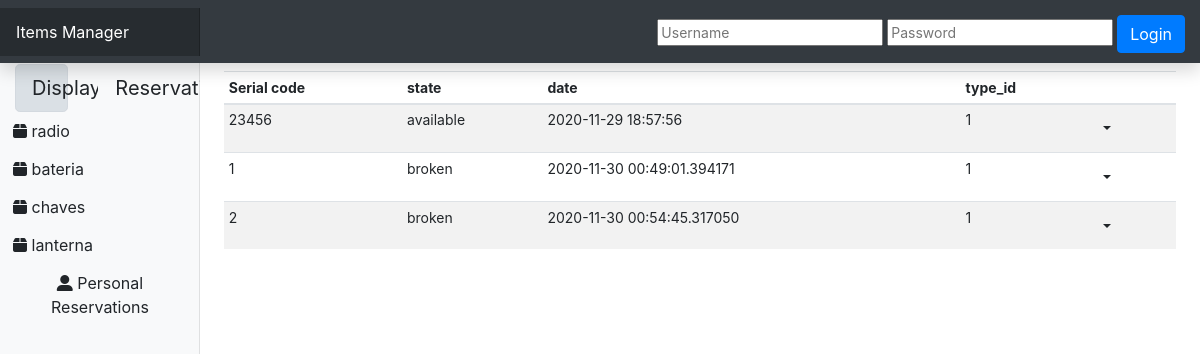
The page /display/1 on the database its author committed.
### models.py (models this page shows)
class ItemType(db.Model):
    id = db.Column(db.Integer, primary_key=True)
    item_name = db.Column(db.String(100), nullable=False)
    item_description = db.Column(db.Text)
    items = db.relationship('Item', backref='item_type', lazy=True)

class Item(db.Model):
    id = db.Column(db.Integer, primary_key=True)
    serial_nr = db.Column(db.Integer, unique=True, nullable=False)
    state = db.Column(db.String(50), nullable=False)
    date_inserted = db.Column(db.DateTime, nullable=False, default=datetime.utcnow)
    date_updated = db.Column(db.DateTime, onupdate=datetime.utcnow)
    item_type_id = db.Column(db.Integer, db.ForeignKey('item_type.id'), nullable=False)

### views.py (the view)
@app.route("/display/<item_type>")
def display(item_type):
    loginForm = LoginForm()
    all_item_type = ItemType.query.all()
    item_type_selected = ItemType.query.filter_by(item_name=item_type).all()
    if len(item_type_selected) > 0:
        item_type_selected = item_type_selected[0]
    else:
        item_type_selected = ItemType.query.all()[0]
    item_list = Item.query.filter_by(item_type_id=item_type_selected.id).all()
    return render_template(
        'dashindex.html',
        item_type_list=all_item_type,
        item_type_selected=item_type_selected,
        item_display_list=item_list,
        disp=display,
        form=loginForm,
    )

### views.py
class LoginForm(FlaskForm):
    sp_uname = StringField('Username', validators=[DataRequired()])
    sp_pass = PasswordField('Password', validators=[DataRequired()])

### views.py (called while the page is built)
@app.before_request
def before_request():
    username = session.get('username')
    password = session.get('password')
    if password:
        if users.get(username) and users.get(username).get('password') == password:
            g.user = users.get(username)
        else:
            g.user = {}
    else:
        g.user = {}

### templates/dashindex.html (shortened to what this page needs)
<!DOCTYPE html>
<html lang="en">
<head>
    <link
            rel="stylesheet"
            href="https://cdn.jsdelivr.net/npm/bootstrap@4.5.3/dist/css/bootstrap.min.css"
    />
    <link href="static/dashboard.css" rel="stylesheet"/>
</head>
<body>
<nav
        class="navbar navbar-dark sticky-top bg-dark flex-md-nowrap p-0 shadow"
>
    <a class="navbar-brand col-md-3 col-lg-2 mr-0 px-3" href="#"
    >Items Manager</a
    >
    <div style="padding: 15px 15px 10px">
        <form action="{{ url_for('login') }}" method="POST">
            {{ form.sp_uname(placeholder="Username") }}
            {{ form.sp_pass(placeholder="Password") }}
            <button class="btn btn-primary" type="submit">Login</button>
        </form>
    </div>
</nav>
<div class="container-fluid">
    <div class="row">
        <nav
                id="sidebarMenu"
                class="col-md-3 col-lg-2 d-md-block bg-light sidebar collapse"
        >
            <div class="sidebar-sticky pt-3">
                <ul class="nav flex-column">
                    <div
                            class="dispres container btn-group bt-group-lg"
                            role="group"
                            aria-label="Button group"
                    >
                        <div class="row">
                            {% if item_display_list %}
                            <li class="display col-md-5">
                                <a
                                        class="btn btn-light btn-block btn-lg active"
                                        href="{{ url_for('display', item_type=item_type_list.item_name)}}"
                                        role="button"
                                >
                                    Display
                                </a>
                            </li>
                            {% endif %} {% if reservation_list %}
                            <li class="resevation col-md-5">
                                <a
                                        class="btn btn-light btn-lg btn-block active"
                                        href="{{ url_for('reservation', item_type=item_type_list.item_name)}}"
                                        role="button"
                                >
                                    Reservation
                                </a>
                            </li>
                            {% else %}
                            <li class="resevation col-md-5">
                                <a
                                        class="btn btn-light btn-lg btn-block"
                                        href="{{ url_for('reservation', item_type=item_type_list.item_name)}}    "
                                        role="button"
                                >
                                    Reservation
                                </a>
                            </li>
                            {% endif %}
                        </div>
                    </div>
                    {% for item_type in item_type_list -%}
                    <li class="nav-item">
                        <a
                                class="btn"
                                href="{% if item_display_list -%}
                        {{ url_for('display', item_type=item_type.item_name)}}
                        {% endif %}"
                                role="button"
                        >
                            <i class='fas fa-box'></i>
                            {{ item_type.item_name }}
                        </a>
                    </li>
                    {%- endfor %}
                    <div>
                        <li>
                            <a class="btn" href="#" role="button" style="float: bottom">
                                <i class='fas fa-user-alt'></i>
                                Personal Reservations
                            </a>
                        </li>
                    </div>
                </ul>
            </div>
        </nav>
        <main role="main" class="col-md-9 ml-sm-auto col-lg-10 px-md-4">
            <div class="table-responsive">
                <table class="table table-striped table-sm">
                    <thead>
                    <tr>
                        {% if item_display_list %}
                        <th>Serial code</th>
                        <th>state</th>
                        <th>date</th>
                        <th>type_id</th>
                        <th> </th>
                        {% endif %}
                    </tr>
                    </thead>
                    <tbody>
                    {% if item_display_list %} {% for item in item_display_list %}
                    <tr>
                        <td>{{item.serial_nr}}</td>
                        <td>{{item.state}}</td>
                        <td>{{item.date_inserted}}</td>
                        <td>{{item.item_type_id}}</td>
                        <td>
                            <div class="dropdown">
                                <button type="button" class="btn dropdown-toggle" data-toggle="dropdown"></button>
                            </div>
                        </td>
                    </tr>
                    {% endfor %} {% endif %}
                    </tbody>
                </table>
            </div>
        </main>
    </div>
</div>
</body>
</html>

### static/dashboard.css (style rules this page uses)
body { font-size: .875rem; }
.sidebar { position: fixed; top: 0; bottom: 0; left: 0; z-index: 100; padding: 48px 0 0; box-shadow: inset -1px 0 0 rgba(0, 0, 0, .1); }
.sidebar-sticky { position: relative; top: 0; height: calc(100vh - 48px); padding-top: .5rem; overflow-x: hidden; overflow-y: auto; }
.sidebar-sticky { position: -webkit-sticky; position: sticky; }
.navbar-brand { padding-top: .75rem; padding-bottom: .75rem; font-size: 1rem; background-color: rgba(0, 0, 0, .25); box-shadow: inset -1px 0 0 rgba(0, 0, 0, .25); }

### rows shown on the page
ItemType: item_name "radio"
ItemType: item_name "bateria"
ItemType: item_name "chaves"
ItemType: item_name "lanterna"
Item: serial_nr "23456", state "available", date_inserted "2020-11-29 18:57:56", item_type_id "1"
Item: serial_nr "1", state "broken", date_inserted "2020-11-30 00:49:01.394171", item_type_id "1"
Item: serial_nr "2", state "broken", date_inserted "2020-11-30 00:54:45.317050", item_type_id "1"
